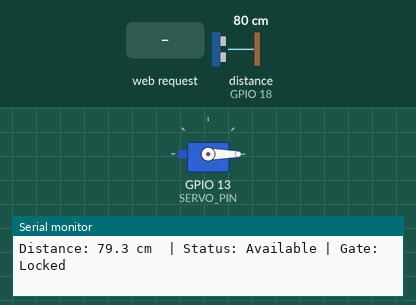
The sketch below on a simulated ESP32. Shown: servo, the last lines printed to the serial monitor. Wiring (inferred from the names in the program): ultrasonic range finder: trigger GPIO 5; echo GPIO 18. The inputs (shaded band) are chosen by the test bench; at power-on: distance to the obstacle (sensor on GPIO 18) 80 cm. The echo pulse lasts 58.3 µs per cm; WiFi joins after 1.5 s; servers stay silent unless stated.

Above: at 2.9 s.
3.0 s: HTTP request GET /open received
At 4.4 s:
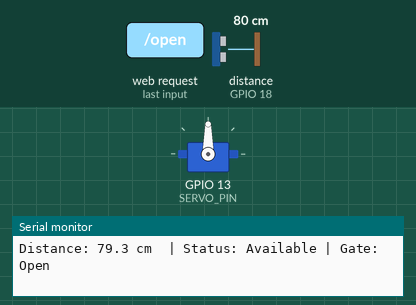
6.7 s: HTTP request GET /lock received
At 7.2 s:
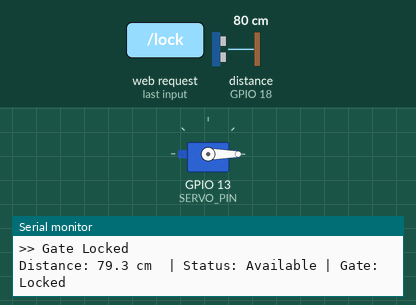
Timing chart, 0 to 9.7 s (numbered marks = the images above; inputs shaded):
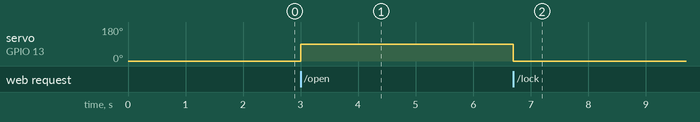

The sketch:

smart_parking_esp32.ino
```cpp
/* ============================================================================
   Smart Parking — Unified ESP32 Sketch
   Al Yamamah University

   Combines:
     - HC-SR04 ultrasonic sensor (occupancy detection)
     - SG90 servo motor (gate open/lock)
     - WiFi + Web server with CORS (browser-accessible API)

   Endpoints:
     GET /              -> simple test page
     GET /status        -> "Available, 42.5" or "Occupied, 8.3"
     GET /gate-status   -> "Open" or "Locked"
     GET /open          -> opens the gate (servo to 90°)
     GET /lock          -> locks the gate (servo to 0°)

   Wiring (ESP32 Dev Module):
     HC-SR04:
       VCC  -> 5V / VIN
       GND  -> GND
       Trig -> GPIO 5
       Echo -> GPIO 18
     SG90 Servo:
       Red    -> 5V / VIN
       Brown  -> GND
       Orange -> GPIO 13

   Required libraries (Arduino IDE -> Library Manager):
     - WiFi          (built-in)
     - WebServer     (built-in)
     - ESP32Servo    by Kevin Harrington
   ============================================================================ */

#include <WiFi.h>
#include <WebServer.h>
#include <ESP32Servo.h>

// ----------------------------------------------------------------------------
// CONFIG — change these for your setup
// ----------------------------------------------------------------------------
const char* WIFI_SSID     = "Sara Q";
const char* WIFI_PASSWORD = "77777778";

#define TRIG_PIN 5
#define ECHO_PIN 18
#define SERVO_PIN 13

#define OCCUPIED_DISTANCE_CM 15   // < this = car detected = "Occupied"

// ----------------------------------------------------------------------------
// State
// ----------------------------------------------------------------------------
Servo gateServo;
WebServer server(80);

bool   gateOpen   = false;
float  lastDistance = 999.0;
String lastStatus = "Available";
unsigned long lastSensorRead = 0;
const unsigned long SENSOR_INTERVAL_MS = 500;

// ----------------------------------------------------------------------------
// CORS helper — adds headers to every response so the website (running on
// a different origin, e.g. file:// or http://localhost) can call this API.
// ----------------------------------------------------------------------------
void sendCors() {
  server.sendHeader("Access-Control-Allow-Origin", "*");
  server.sendHeader("Access-Control-Allow-Methods", "GET, OPTIONS");
  server.sendHeader("Access-Control-Allow-Headers", "Content-Type");
}

void handleOptions() {
  sendCors();
  server.send(204);
}

// ----------------------------------------------------------------------------
// Sensor
// ----------------------------------------------------------------------------
float readDistanceCm() {
  digitalWrite(TRIG_PIN, LOW);
  delayMicroseconds(2);
  digitalWrite(TRIG_PIN, HIGH);
  delayMicroseconds(10);
  digitalWrite(TRIG_PIN, LOW);

  long duration = pulseIn(ECHO_PIN, HIGH, 30000);
  if (duration == 0) return 999.0;
  return duration * 0.034 / 2.0;
}

void updateSensor() {
  if (millis() - lastSensorRead < SENSOR_INTERVAL_MS) return;
  lastSensorRead = millis();

  lastDistance = readDistanceCm();
  if (lastDistance > 0 && lastDistance < OCCUPIED_DISTANCE_CM) {
    lastStatus = "Occupied";
  } else {
    lastStatus = "Available";
  }

  // Optional: print to serial for debugging
  Serial.printf("Distance: %.1f cm  | Status: %s | Gate: %s\n",
                lastDistance, lastStatus.c_str(), gateOpen ? "Open" : "Locked");
}

// ----------------------------------------------------------------------------
// Routes
// ----------------------------------------------------------------------------
void handleRoot() {
  sendCors();
  String html = "<!DOCTYPE html><html><head><meta charset='UTF-8'>"
                "<title>ESP32 Smart Parking</title>"
                "<style>body{font-family:sans-serif;background:#F0F9FF;padding:40px;text-align:center;}"
                ".card{background:white;max-width:420px;margin:auto;padding:30px;border-radius:18px;"
                "box-shadow:0 10px 30px rgba(14,165,233,0.15);}"
                "h1{color:#0284C7;}p{color:#475569;}code{background:#E0F2FE;padding:2px 8px;border-radius:6px;}"
                "</style></head><body><div class='card'>"
                "<h1>ESP32 Smart Parking</h1>"
                "<p>API is running. Endpoints:</p>"
                "<p><code>/status</code> · <code>/gate-status</code> · <code>/open</code> · <code>/lock</code></p>"
                "<p style='margin-top:20px;'>Status: <b>" + lastStatus + "</b><br>"
                "Distance: <b>" + String(lastDistance, 1) + " cm</b><br>"
                "Gate: <b>" + String(gateOpen ? "Open" : "Locked") + "</b></p>"
                "</div></body></html>";
  server.send(200, "text/html", html);
}

void handleStatus() {
  sendCors();
  // Return: "Available, 42.5" or "Occupied, 8.3"
  String body = lastStatus + ", " + String(lastDistance, 1);
  server.send(200, "text/plain", body);
}

void handleGateStatus() {
  sendCors();
  server.send(200, "text/plain", gateOpen ? "Open" : "Locked");
}

void handleOpen() {
  sendCors();
  gateServo.write(90);
  gateOpen = true;
  Serial.println(">> Gate Opened");
  server.send(200, "text/plain", "Gate opened");
}

void handleLock() {
  sendCors();
  gateServo.write(0);
  gateOpen = false;
  Serial.println(">> Gate Locked");
  server.send(200, "text/plain", "Gate locked");
}

void handleNotFound() {
  sendCors();
  server.send(404, "text/plain", "Not found");
}

// ----------------------------------------------------------------------------
// Setup / Loop
// ----------------------------------------------------------------------------
void connectToWiFi() {
  Serial.printf("\nConnecting to %s ", WIFI_SSID);
  WiFi.mode(WIFI_STA);
  WiFi.begin(WIFI_SSID, WIFI_PASSWORD);

  int attempts = 0;
  while (WiFi.status() != WL_CONNECTED && attempts < 30) {
    delay(500);
    Serial.print('.');
    attempts++;
  }
  Serial.println();

  if (WiFi.status() == WL_CONNECTED) {
    Serial.println("WiFi Connected!");
    Serial.print("IP Address: ");
    Serial.println(WiFi.localIP());
    Serial.println(">>> Copy this IP into the website's settings <<<");
  } else {
    Serial.println("WiFi failed. Check SSID/password.");
  }
}

void setup() {
  Serial.begin(115200);
  delay(200);

  pinMode(TRIG_PIN, OUTPUT);
  pinMode(ECHO_PIN, INPUT);

  gateServo.attach(SERVO_PIN);
  gateServo.write(0);
  gateOpen = false;

  connectToWiFi();

  server.on("/",            HTTP_GET,     handleRoot);
  server.on("/status",      HTTP_GET,     handleStatus);
  server.on("/gate-status", HTTP_GET,     handleGateStatus);
  server.on("/open",        HTTP_GET,     handleOpen);
  server.on("/lock",        HTTP_GET,     handleLock);
  server.on("/",            HTTP_OPTIONS, handleOptions);
  server.on("/status",      HTTP_OPTIONS, handleOptions);
  server.on("/gate-status", HTTP_OPTIONS, handleOptions);
  server.on("/open",        HTTP_OPTIONS, handleOptions);
  server.on("/lock",        HTTP_OPTIONS, handleOptions);
  server.onNotFound(handleNotFound);

  server.begin();
  Serial.println("HTTP server started on port 80");
}

void loop() {
  server.handleClient();
  updateSensor();
}
```

Measured:
- after the input at 3.0 s, servo on GPIO 13 (SERVO_PIN): 0° → 90° at once
- after the input at 6.7 s, servo on GPIO 13 (SERVO_PIN): 90° → 0° at once
